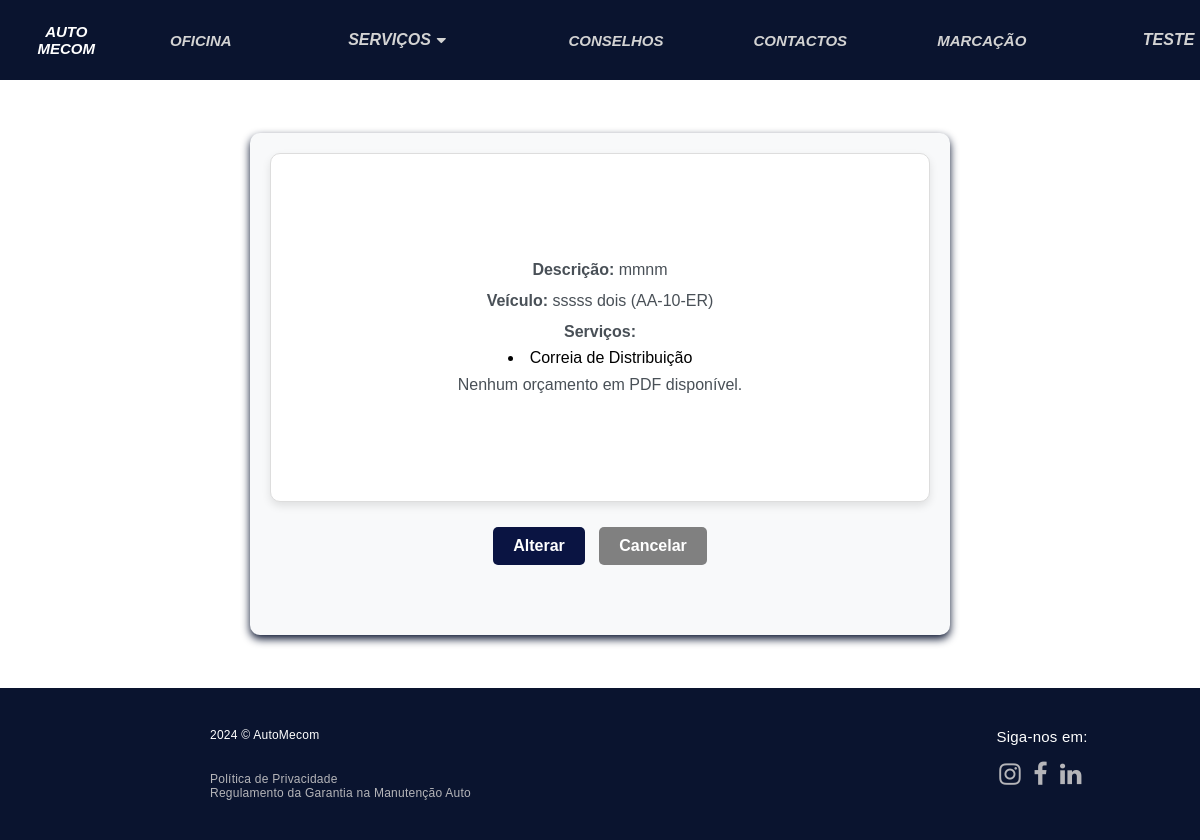
The page /orcamentos (signed in) on the database as committed earlier.
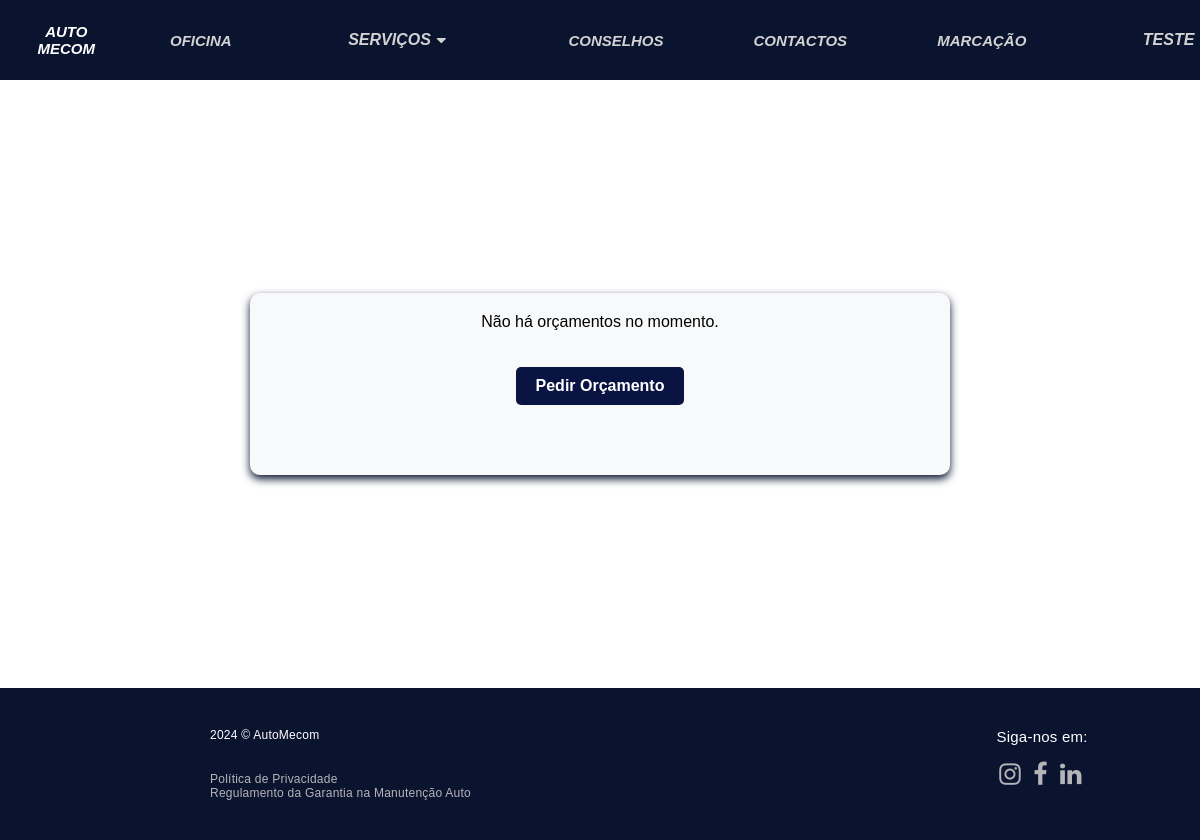
The same page on the database as committed later.
### automecom/models.py (models this page shows, shortened)
class Orcamento(models.Model):
    user = models.ForeignKey(User, on_delete=models.SET_NULL, null=True, blank=True)
    nome = models.CharField(max_length=100, null=True, blank=True)
    apelido = models.CharField(max_length=100, null=True, blank=True)
    email = models.EmailField(null=True, blank=True)
    telefone = models.IntegerField(null=True, blank=True)
    descricao = models.TextField()
    servicos = models.ManyToManyField(Servico)
    veiculo = models.OneToOneField(Veiculo, on_delete=models.CASCADE, null=True, blank=True)
    arquivo_pdf = models.FileField(null=True, blank=True)

class Veiculo(models.Model):
    marca = models.CharField(max_length=200)
    modelo = models.CharField(max_length=200)
    ano = models.PositiveIntegerField(default=0000)
    matricula = models.CharField(max_length=8)
    kms = models.IntegerField(null=False, blank=False)

class Servico(models.Model):
    nome = models.CharField(max_length=50)
    descricao = models.CharField(max_length=350, default="", blank=True)
    tipo = models.ManyToManyField(TipoServico, blank=True)

### automecom/views.py (the view)
# urls.py: path('orcamentos', views.listar_orcamentos, name='orcamentos'),
def listar_orcamentos(request):
    utilizador = None
    orcamentos = None
    if request.user.is_authenticated:  # Verifica se o usuário está autenticado
        try:
            utilizador = Utilizador.objects.get(user=request.user)
        except Utilizador.DoesNotExist:
            messages.error(request, "Usuário não encontrado.")
            return redirect('automecom:login')  # Ou outra lógica para lidar com erro
        if is_administrador(request.user):  # Usuário é administrador
            orcamentos = Orcamento.objects.all()
        else:  # Usuário autenticado e não administrador
            orcamentos = Orcamento.objects.filter(user=request.user)
    return render(request, 'automecom/orcamentos.html', {
        'orcamentos': orcamentos
    })

### automecom/templatetags/custom_tags.py (called while the page is built)
@register.filter(name="is_administrador")
def is_administrador(user):
    if isinstance(user, AnonymousUser):
        return False
    try:
        utilizador = Utilizador.objects.get(user=user)
        print(f"Usuário {user.username} é administrador: {utilizador.administrador}")
    except Utilizador.DoesNotExist:
        return False
    return utilizador.administrador

### automecom/templates/automecom/orcamentos.html (shortened to what this page needs)
<!DOCTYPE html>
<html lang="en">
<head>
</head>
{% extends 'automecom/layout.html' %}
{% load custom_tags %}
{% block main %}
{% load static %}
<body>
<section class="marcacoesSection">
    {% if orcamentos %}
        {% for orcamento in orcamentos %}
            <div class="Serv{% if user|is_administrador %} administrador{% endif %}">
                <div>
                    <br>
                    <p><strong>Descrição:</strong> {{ orcamento.descricao }}</p>
                    <p><strong>Veículo:</strong> {{ orcamento.veiculo.marca }} {{ orcamento.veiculo.modelo }} ({{ orcamento.veiculo.matricula }})</p>
                    <p><strong>Serviços:</strong></p>
                        {% for servico in orcamento.servicos.all %}
                            <li>{{ servico.nome }}</li>
                        {% endfor %}
                    {% if orcamento.arquivo_pdf %}
    <p><strong>Orçamento em PDF:</strong>
        <a href="{{ orcamento.arquivo_pdf.url }}" target="_blank">Baixar/Visualizar PDF</a>
    </p>
{% else %}
    <p> Nenhum orçamento em PDF disponível.</p>
{% endif %}
                    <br>
                </div>
            </div>
            {% if user|is_administrador %}
                <a href="{% url 'automecom:editarorca' orcamento.id %}" class="botao">Editar</a>
                <a href="{% url 'automecom:apagarorca' orcamento.id %}" class="botao">Apagar</a>
            {% else %}
                <a href="{% url 'automecom:editarorca' orcamento.id %}" class="botao">Alterar</a>
                <a href="{% url 'automecom:apagarorca' orcamento.id %}" class="botaoCancelar">Cancelar</a>
            {% endif %}
            <br>
        {% endfor %}
   {% else %}
    {% if user.is_authenticated %}
        <p class="no-orcamentos">Não há orçamentos no momento.</p>
    {% endif %}
    <a href="{% url 'automecom:orcamento' %}" class="botao">Pedir Orçamento</a>
{% endif %}
</section>
</body>
</html>
{% endblock %}

Rows that differ between the two databases and show on the page:
removed Orcamento: descricao "mmnm", veiculo.marca "sssss", veiculo.modelo "dois", veiculo.matricula "AA-10-ER", shows "Nenhum orçamento em PDF disponível."
no longer on this page (row unchanged): Servico: nome "Correia de Distribuição"
Other text that changed with them:
text now shown: "Não há orçamentos no momento. Pedir Orçamento"
